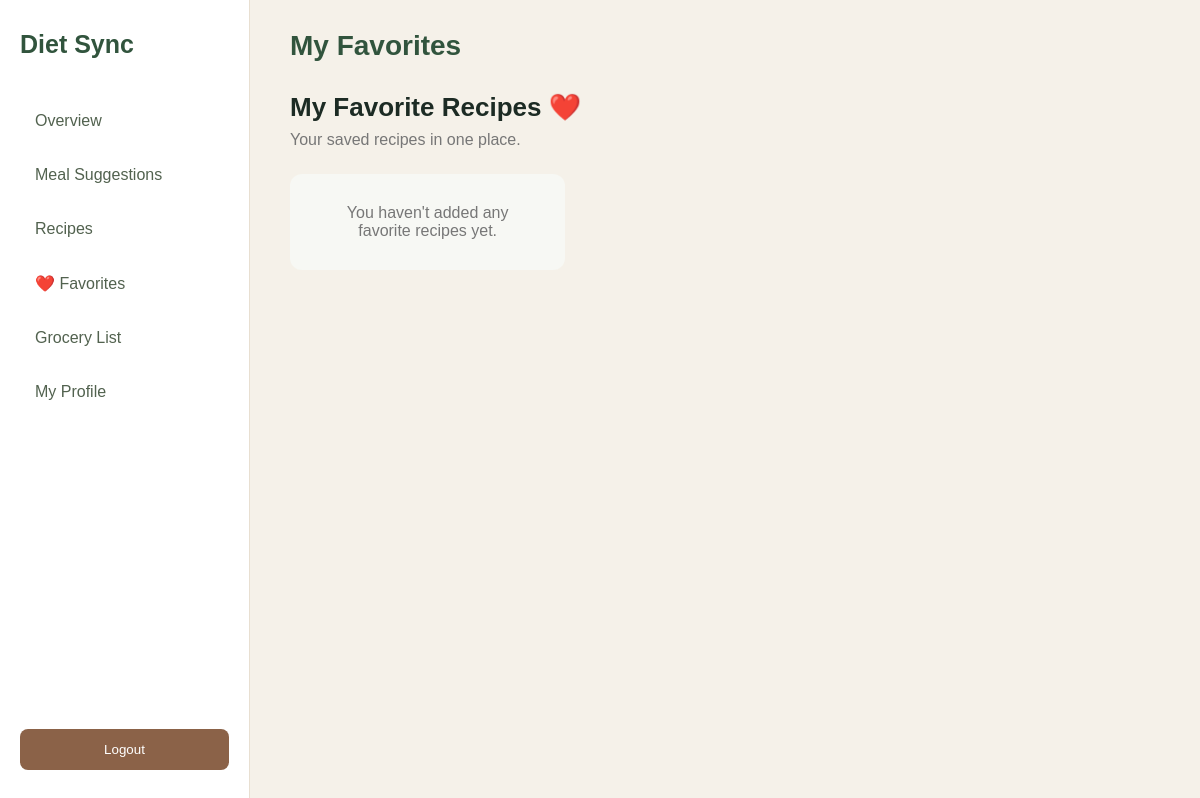
Page /favorites/ (signed in) on the earlier database version.
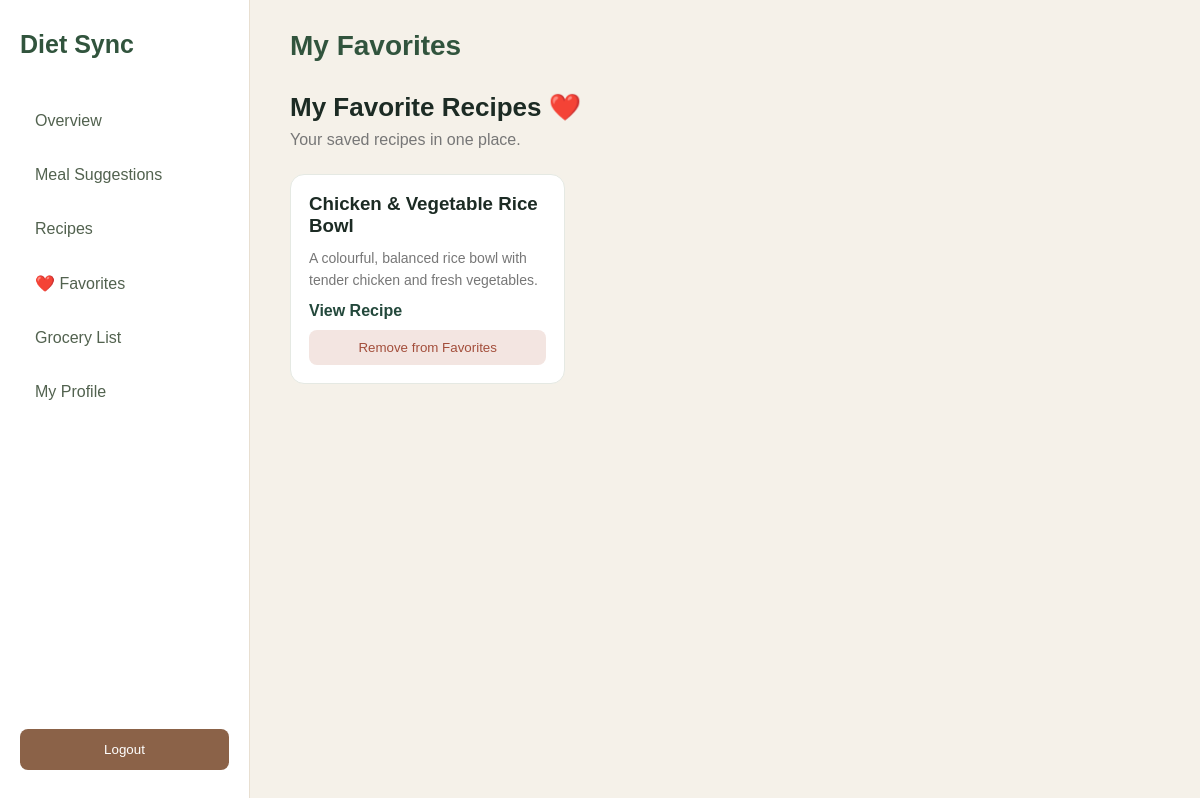
Same page on the later database version.
### core/models.py (models this page shows, shortened)
class Favorite(models.Model):
    user = models.ForeignKey(settings.AUTH_USER_MODEL,on_delete=models.CASCADE,related_name="favorites")
    recipe = models.ForeignKey("Recipe",on_delete=models.CASCADE,related_name="favorited_by")
    created_at = models.DateTimeField(auto_now_add=True)
    class Meta:
        unique_together = ("user", "recipe")

class Recipe(models.Model):
    MEAL_TYPES = [
        ("breakfast", "Breakfast"),
        ("lunch", "Lunch"),
        ("dinner", "Dinner"),
        ("snack", "Snacks"),
    ]
    CATEGORIES = [
        ("weight_gain", "Weight Gain"),
        ("muscle_support", "Muscle Support"),
        ("balanced", "Balanced Nutrition"),
    ]
    title = models.CharField(max_length=200)
    description = models.TextField()
    image = models.ImageField(upload_to="recipes/")
    ingredients = models.TextField()
    instructions = models.TextField()
    calories = models.IntegerField(blank=True, null=True)
    protein = models.FloatField(blank=True, null=True)
    carbs = models.FloatField(blank=True, null=True)
    fat = models.FloatField(blank=True, null=True)
    is_featured = models.BooleanField(default=False)
    created_at = models.DateTimeField(auto_now_add=True)
    meal_type = models.CharField(max_length=20, choices=MEAL_TYPES, blank=True)
    nutrition_category = models.CharField(max_length=20, choices=CATEGORIES, blank=True)
    class Meta:
        permissions = [
            ("can_manage_recipes", "Can manage recipes"),
            ("can_feature_recipes", "Can feature recipes"),
            ("can_view_all_recipes", "Can view all recipes"),
        ]
    is_deleted = models.BooleanField(default=False)
    deleted_at = models.DateTimeField(null=True, blank=True)
    objects = RecipeManager()
    all_objects = models.Manager()

### accounts/permissions.py (the view)
    def wrapper(request, *args, **kwargs):
        if not request.user.is_authenticated:
            return redirect_to_login(request.get_full_path())
        return view_func(request, *args, **kwargs)

### accounts/permissions.py (called while the page is built)
def custom_login_required(view_func):
    def wrapper(request, *args, **kwargs):
        if not request.user.is_authenticated:
            return redirect_to_login(request.get_full_path())
        return view_func(request, *args, **kwargs)
    return wrapper

### core/views.py (called while the page is built)
@custom_login_required
def favorites_view(request):
    favorites = Favorite.objects.filter( user=request.user).select_related("recipe")
    return render(request, "favorites.html", {"favorites": favorites})

### core/templates/favorites.html (shortened to what this page needs)
{% extends "dashboard_base.html" %}
{% block page_heading %}My Favorites{% endblock %}
{% block content %}
<div class="favorites-container">
    <h2>My Favorite Recipes ❤️</h2>
    <p>Your saved recipes in one place.</p>
    <div class="favorites-grid">
        {% for favorite in favorites %}
        <div class="favorite-card">
            <div class="favorite-info">
                <h3>{{ favorite.recipe.title }}</h3>
                <p>{{ favorite.recipe.description }}</p>
                <a href="{% url 'recipe_detail' favorite.recipe.id %}">
                    View Recipe
                </a>
                <form method="POST"
                      action="{% url 'favorite_toggle' favorite.recipe.id %}">
                    <button type="submit" class="remove-favorite">
                        Remove from Favorites
                    </button>
                </form>
            </div>
        </div>
        {% empty %}
        <p class="empty-favorites">
            You haven't added any favorite recipes yet.
        </p>
        {% endfor %}
    </div>
</div>
{% endblock %}

### core/templates/dashboard_base.html (shortened to what this page needs)
{% load static %}
<!DOCTYPE html>
<html lang="en">
<head>
    <link rel="stylesheet" href="{% static 'css/dashboard.css' %}">
</head>
<body>
    <div class="dashboard-container">
        <aside class="sidebar">
            <div class="sidebar-logo">
                <h2>Diet Sync</h2>
            </div>
            <nav class="sidebar-nav">
                <a href="{% url 'dashboard' %}">Overview</a>
                <a href="{% url 'meal_suggestions' %}">Meal Suggestions</a>
                <a href="{% url 'recipes' %}">Recipes</a>
                <a href="{% url 'favorites' %}">❤️ Favorites</a>
                <a href="{% url 'grocery_list' %}">Grocery List</a>
                <a href="{% url 'profile' %}">My Profile</a>
            </nav>
            <div class="sidebar-bottom">
                <form method="post" action="{% url 'logout' %}">
                    <button type="submit">Logout</button>
                </form>
            </div>
        </aside>
        <main class="dashboard-main">
            <header class="dashboard-header">
                <h2>{% block page_heading %}Dashboard{% endblock %}</h2>
            </header>
            <section class="dashboard-content">
                {% block content %}
                {% endblock %}
            </section>
        </main>
    </div>
</body>
</html>

### core/static/css/dashboard.css (style rules this page uses)
* { margin: 0; padding: 0; box-sizing: border-box; }
body { font-family: Arial, sans-serif; background: #F5F1E9; color: #34483A; }
.dashboard-container { display: flex; min-height: 100vh; }
.sidebar { width: 250px; background: #FFFFFF; color: #294B38; padding: 30px 20px; display: flex; flex-direction: column; border-right: 1px solid #E8DFD1; }
.sidebar-logo { margin-bottom: 40px; }
.sidebar-logo h2 { font-size: 25px; color: #31543D; }
.sidebar-nav { display: flex; flex-direction: column; gap: 10px; }
.sidebar-nav a { text-decoration: none; color: #52624F; padding: 13px 15px; border-radius: 8px; transition: 0.2s; }
.sidebar-bottom { margin-top: auto; }
.sidebar-bottom button { width: 100%; padding: 13px; border: none; border-radius: 8px; background: #8B6248; color: white; cursor: pointer; }
.dashboard-main { flex: 1; padding: 30px 40px; }
.dashboard-header { margin-bottom: 30px; }
.dashboard-header h2 { font-size: 28px; color: #31543D; }
.dashboard-content { width: 100%; }
.favorites-container { max-width: 1100px; margin: 30px auto; }
.favorites-container h2 { color: #1c2b24; font-size: 26px; margin-bottom: 8px; }
.favorites-container p { color: #777; }
.favorites-grid { display: grid; grid-template-columns: repeat(auto-fill, minmax(250px, 1fr)); gap: 22px; margin-top: 25px; }
.favorite-card { background: #ffffff; border-radius: 14px; overflow: hidden; border: 1px solid #e5e9e3; }
.favorite-info { padding: 18px; }
.favorite-info h3 { color: #1c2b24; margin-bottom: 10px; }
.favorite-info p { color: #777; font-size: 14px; line-height: 1.6; }
.favorite-info a { display: inline-block; margin: 10px 0; color: #23483b; text-decoration: none; font-weight: 600; }
.remove-favorite { width: 100%; padding: 10px; background: #f3e5e1; color: #a34e3b; border: none; border-radius: 8px; cursor: pointer; }

Differences in the rows shown:
added Favorite: recipe "Chicken & Vegetable Rice Bowl", recipe.description "A colourful, balanced rice bowl with tender chicken and fresh vegetables."
Other differences:
text no longer shown: "You haven't added any favorite recipes yet."
